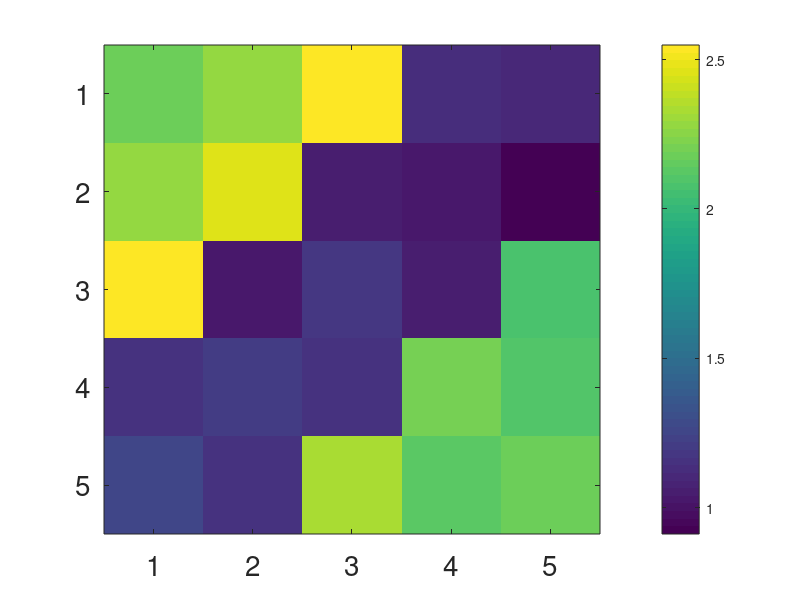
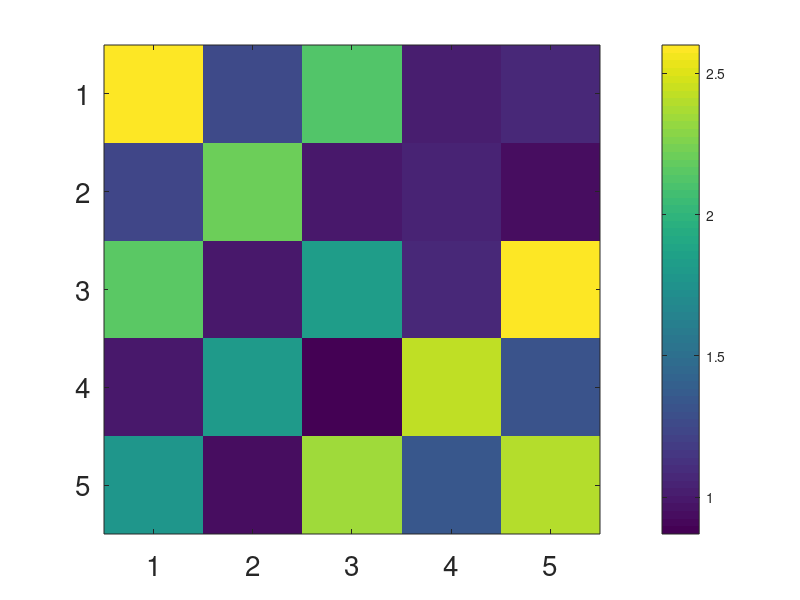

These figures' MATLAB source, in order:
close all
clear;

pos_fig     = [100, 100, 600, 495];
font_size   = 20;

fh1     = figure();

ill_list = [ 2.16592478754387,...
  2.2751385147470895,...
  2.5486929940253926,...
  1.1299390257688402,...
  1.093296709228703,...
  2.2889741673215793,...
  2.4667269757160977,...
  1.0478391171952408,...
  1.0197802918609242,...
  0.9114532527506377,...
  2.529939600316318,...
  1.0349482958017127,...
  1.176255129351732,...
  1.0463914148141455,...
  2.082784225754123,...
  1.164181567851513,...
  1.2179106955820809,...
  1.1635292137683277,...
  2.206586265030959,...
  2.0997798975076902,...
  1.2442028106881244,...
  1.16566618985233,...
  2.3424293593650205,...
  2.132739957267911,...
  2.1897234811069586 ];

ill_mat     = reshape(ill_list, 5, 5);

imagesc(ill_mat')
colorbar();

set(fh1, 'Position', pos_fig)
set(gca,'Fontsize',font_size)


fh2 = figure();

ref_list    = [ 2.580518227193376,...
  1.2551688275600255,...
  2.1316377000978735,...
  1.020620539129796,...
  1.0707247491158072,...
  1.238393564218875,...
  2.201502846097252,...
  0.9828744399591224,...
  1.0456376849721056,...
  0.9273771204214286,...
  2.1622865033745082,...
  0.9914422776240708,...
  1.8400710728058483,...
  1.065395308017523,...
  2.599738136649222,...
  0.9789351857169808,...
  1.7917819368897672,...
  0.8703439450584672,...
  2.4146432125894397,...
  1.3226973550575116,...
  1.773651329940501,...
  0.9438168634401589,...
  2.351612497525602,...
  1.3492927882851515,...
  2.404222986949213 ];
ref_mat     = reshape(ref_list, 5, 5);

imagesc(ref_mat')
colorbar();
set(fh2, 'Position', pos_fig)
set(gca,'Fontsize',font_size)
